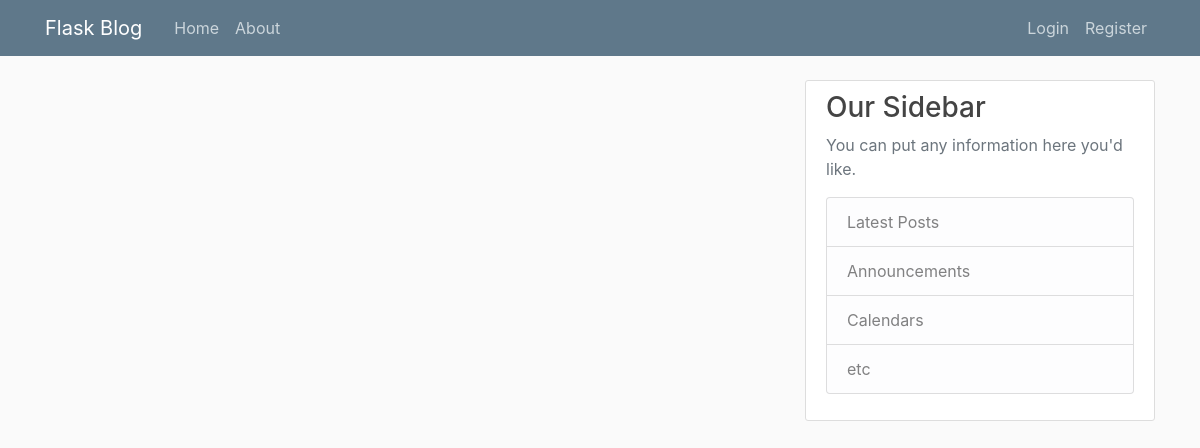
The app's page /, older data.
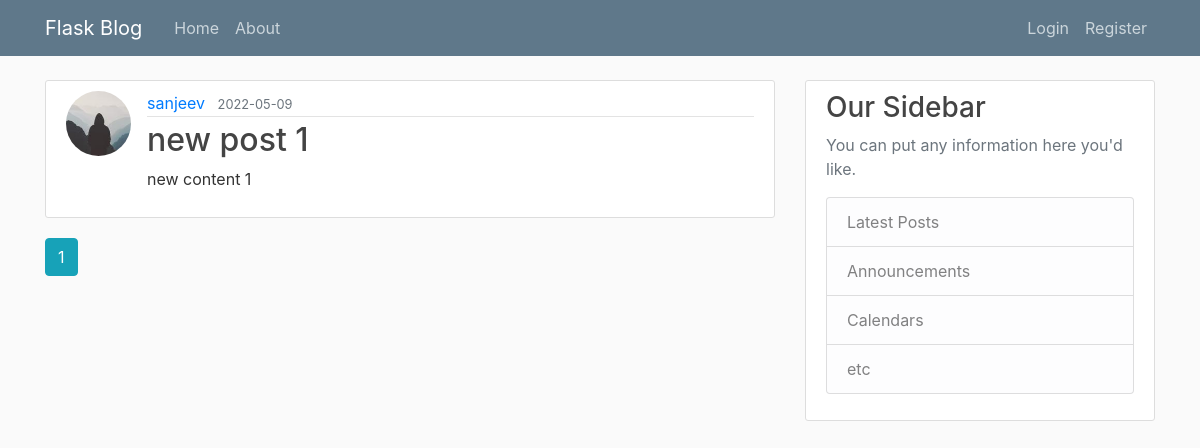
The same page, newer data.
### flaskblog/models.py (models this page shows, shortened)
class Post(db.Model):
    id = db.Column(db.Integer, primary_key=True)
    title = db.Column(db.String(120), nullable=False)
    content = db.Column(db.Text, nullable=False,)
    date_posted = db.Column(db.DateTime, nullable=False, default=datetime.utcnow)
    user_id = db.Column(db.Integer, db.ForeignKey("user.id"), nullable=False)

class User(db.Model, UserMixin):
    id = db.Column(db.Integer, primary_key=True)
    username = db.Column(db.String(20), unique=True, nullable=False)
    email = db.Column(db.String(120), unique=True, nullable=False)
    image_file = db.Column(db.String(20), nullable=False,
                           default="default.jpg")
    password = db.Column(db.String(60), nullable=False)
    posts = db.relationship("Post", backref="author", lazy=True)

### flaskblog/routes.py (the view)
@app.route("/")
def home():
    page = request.args.get("page", 1 , type=int)
    posts = Post.query.order_by(Post.date_posted.desc()).paginate(page = page, per_page = 5)
    for page_num in posts.iter_pages():
        print(page_num)
    return render_template("app.html", title="Home Page", posts=posts)

### flaskblog/templates/app.html
{% extends "layout.html" %} {% block title %} {{ title }} {% endblock title %}
{% block content %} {% for post in posts.items %}
<article class="media content-section">
    <img class="rounded-circle article-img" src={{ url_for("static", filename="profile_pic/" + post.author.image_file )
        }}>
    <div class="media-body">
        <div class="article-metadata">
            <a class="mr-2" href="#">{{ post.author.username }}</a>
            <small class="text-muted">{{ post.date_posted.strftime('%Y-%m-%d') }}</small>
        </div>
        <h2><a class="article-title" href="{{ url_for('post', post_id = post.id ) }}">{{ post.title }}</a></h2>
        <p class="article-content">{{ post.content }}</p>
    </div>
</article>
{% endfor %}
{% for page in posts.iter_pages(left_edge = 1, right_edge = 1, left_current = 1, right_current = 2) %}
{% if page %}
{% if posts.page == page %}
<a class="btn btn-info  mb-4" href=" {{ url_for('home', page= page) }} ">{{ page }}</a>
{% else %}
<a class="btn btn-outline-info mb-4" href=" {{ url_for('home', page= page) }} ">{{ page }}</a>
{% endif %}
{% else %}
...
{% endif %}
{% endfor %}
{% endblock content %}

Row changes from the older to the newer data that the page shows:
added Post: image_file (picture), author.username "sanjeev", date_posted "2022-05-09", title "new post 1", content "new content 1"
Text that changed along with them:
new list line: "1"
